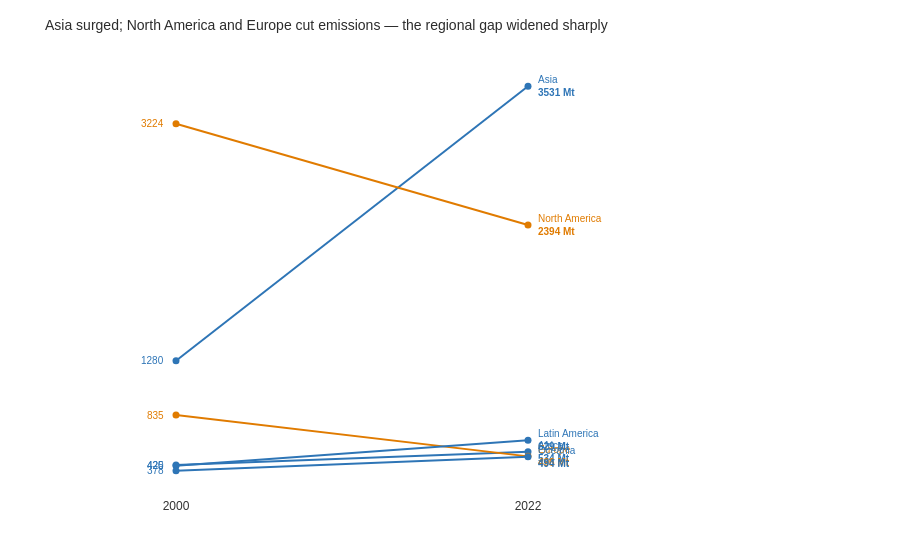

The notebook cell saved with this chart:
### Code cell
# --- Task 2: Slopegraph ---

# Aggregate to regional averages for the two years
region_df = (df[df['Year'].isin([2000, 2022])]
             .groupby(['Region', 'Year'])['CO2_Mt']
             .mean()
             .reset_index())

# Determine direction of change per region (for colour coding)
pivot = region_df.pivot(index='Region', columns='Year', values='CO2_Mt')
pivot['increased'] = pivot[2022] > pivot[2000]

fig = go.Figure()

color_up   = '#2E75B6'   # blue  = increased
color_down = '#E07B00'   # amber = decreased

for region, row in pivot.iterrows():
    color = color_up if row['increased'] else color_down
    fig.add_trace(go.Scatter(
        x=[2000, 2022],
        y=[row[2000], row[2022]],
        mode='lines+markers',
        line=dict(color=color, width=2),
        marker=dict(size=7, color=color),
        showlegend=False,
        hovertemplate=f'<b>{region}</b><br>%{{x}}: %{{y:.1f}} Mt<extra></extra>'
    ))

    # Left label (2000 value)
    fig.add_annotation(
        x=2000, y=row[2000],
        text=f'{row[2000]:.0f}',
        showarrow=False, xanchor='right', xshift=-10,
        font=dict(color=color, size=10, family='Arial')
    )
    # Right label: region name + 2022 value
    fig.add_annotation(
        x=2022, y=row[2022],
        text=f'{region}<br><b>{row[2022]:.0f} Mt</b>',
        showarrow=False, xanchor='left', xshift=8,
        font=dict(color=color, size=10, family='Arial'),
        align='left'
    )

fig.update_layout(
    title='Asia surged; North America and Europe cut emissions — the regional gap widened sharply',
    title_font=dict(family='Arial', size=14, color='#2C2C2C'),
    plot_bgcolor='white',
    paper_bgcolor='white',
    font=dict(family='Arial', size=12, color='#333333'),
    xaxis=dict(
        tickvals=[2000, 2022],
        ticktext=['2000', '2022'],
        showgrid=False,
        range=[1994, 2034],   # extra room for labels on both sides
        title=''
    ),
    yaxis=dict(
        showgrid=False,
        showticklabels=False,  # endpoint labels make tick labels redundant
        title=''
    ),
    margin=dict(l=80, r=180, t=60, b=40),
    height=550,
    width=900
)

fig.show()

### Figure 1 — Plotly figure (JSON) as saved in the notebook; plotly's stock layout.template omitted (floating-point values rounded to 4 significant figures)
{"data": [{"hovertemplate": "<b>Africa</b><br>%{x}: %{y:.1f} Mt<extra></extra>", "line": {"color": "#2E75B6", "width": 2}, "marker": {"color": "#2E75B6", "size": 7}, "mode": "lines+markers", "showlegend": false, "type": "scatter", "x": [2000, 2022], "y": [425.4, 534.4]}, {"hovertemplate": "<b>Asia</b><br>%{x}: %{y:.1f} Mt<extra></extra>", "line": {"color": "#2E75B6", "width": 2}, "marker": {"color": "#2E75B6", "size": 7}, "mode": "lines+markers", "showlegend": false, "type": "scatter", "x": [2000, 2022], "y": [1280.0, 3531.0]}, {"hovertemplate": "<b>Europe</b><br>%{x}: %{y:.1f} Mt<extra></extra>", "line": {"color": "#E07B00", "width": 2}, "marker": {"color": "#E07B00", "size": 7}, "mode": "lines+markers", "showlegend": false, "type": "scatter", "x": [2000, 2022], "y": [834.9, 496.5]}, {"hovertemplate": "<b>Latin America</b><br>%{x}: %{y:.1f} Mt<extra></extra>", "line": {"color": "#2E75B6", "width": 2}, "marker": {"color": "#2E75B6", "size": 7}, "mode": "lines+markers", "showlegend": false, "type": "scatter", "x": [2000, 2022], "y": [419.9, 629.1]}, {"hovertemplate": "<b>North America</b><br>%{x}: %{y:.1f} Mt<extra></extra>", "line": {"color": "#E07B00", "width": 2}, "marker": {"color": "#E07B00", "size": 7}, "mode": "lines+markers", "showlegend": false, "type": "scatter", "x": [2000, 2022], "y": [3224.0, 2394.0]}, {"hovertemplate": "<b>Oceania</b><br>%{x}: %{y:.1f} Mt<extra></extra>", "line": {"color": "#2E75B6", "width": 2}, "marker": {"color": "#2E75B6", "size": 7}, "mode": "lines+markers", "showlegend": false, "type": "scatter", "x": [2000, 2022], "y": [378.4, 493.7]}], "layout": {"annotations": [{"font": {"color": "#2E75B6", "family": "Arial", "size": 10}, "showarrow": false, "text": "425", "x": 2000, "xanchor": "right", "xshift": -10, "y": 425.4}, {"align": "left", "font": {"color": "#2E75B6", "family": "Arial", "size": 10}, "showarrow": false, "text": "Africa<br><b>534 Mt</b>", "x": 2022, "xanchor": "left", "xshift": 8, "y": 534.4}, {"font": {"color": "#2E75B6", "family": "Arial", "size": 10}, "showarrow": false, "text": "1280", "x": 2000, "xanchor": "right", "xshift": -10, "y": 1280.0}, {"align": "left", "font": {"color": "#2E75B6", "family": "Arial", "size": 10}, "showarrow": false, "text": "Asia<br><b>3531 Mt</b>", "x": 2022, "xanchor": "left", "xshift": 8, "y": 3531.0}, {"font": {"color": "#E07B00", "family": "Arial", "size": 10}, "showarrow": false, "text": "835", "x": 2000, "xanchor": "right", "xshift": -10, "y": 834.9}, {"align": "left", "font": {"color": "#E07B00", "family": "Arial", "size": 10}, "showarrow": false, "text": "Europe<br><b>496 Mt</b>", "x": 2022, "xanchor": "left", "xshift": 8, "y": 496.5}, {"font": {"color": "#2E75B6", "family": "Arial", "size": 10}, "showarrow": false, "text": "420", "x": 2000, "xanchor": "right", "xshift": -10, "y": 419.9}, {"align": "left", "font": {"color": "#2E75B6", "family": "Arial", "size": 10}, "showarrow": false, "text": "Latin America<br><b>629 Mt</b>", "x": 2022, "xanchor": "left", "xshift": 8, "y": 629.1}, {"font": {"color": "#E07B00", "family": "Arial", "size": 10}, "showarrow": false, "text": "3224", "x": 2000, "xanchor": "right", "xshift": -10, "y": 3224.0}, {"align": "left", "font": {"color": "#E07B00", "family": "Arial", "size": 10}, "showarrow": false, "text": "North America<br><b>2394 Mt</b>", "x": 2022, "xanchor": "left", "xshift": 8, "y": 2394.0}, {"font": {"color": "#2E75B6", "family": "Arial", "size": 10}, "showarrow": false, "text": "378", "x": 2000, "xanchor": "right", "xshift": -10, "y": 378.4}, {"align": "left", "font": {"color": "#2E75B6", "family": "Arial", "size": 10}, "showarrow": false, "text": "Oceania<br><b>494 Mt</b>", "x": 2022, "xanchor": "left", "xshift": 8, "y": 493.7}], "font": {"color": "#333333", "family": "Arial", "size": 12}, "height": 550, "margin": {"b": 40, "l": 80, "r": 180, "t": 60}, "paper_bgcolor": "white", "plot_bgcolor": "white", "title": {"font": {"color": "#2C2C2C", "family": "Arial", "size": 14}, "text": "Asia surged; North America and Europe cut emissions — the regional gap widened sharply"}, "width": 900, "xaxis": {"range": [1994, 2034], "showgrid": false, "ticktext": ["2000", "2022"], "tickvals": [2000, 2022], "title": {"text": ""}}, "yaxis": {"showgrid": false, "showticklabels": false, "title": {"text": ""}}}}
